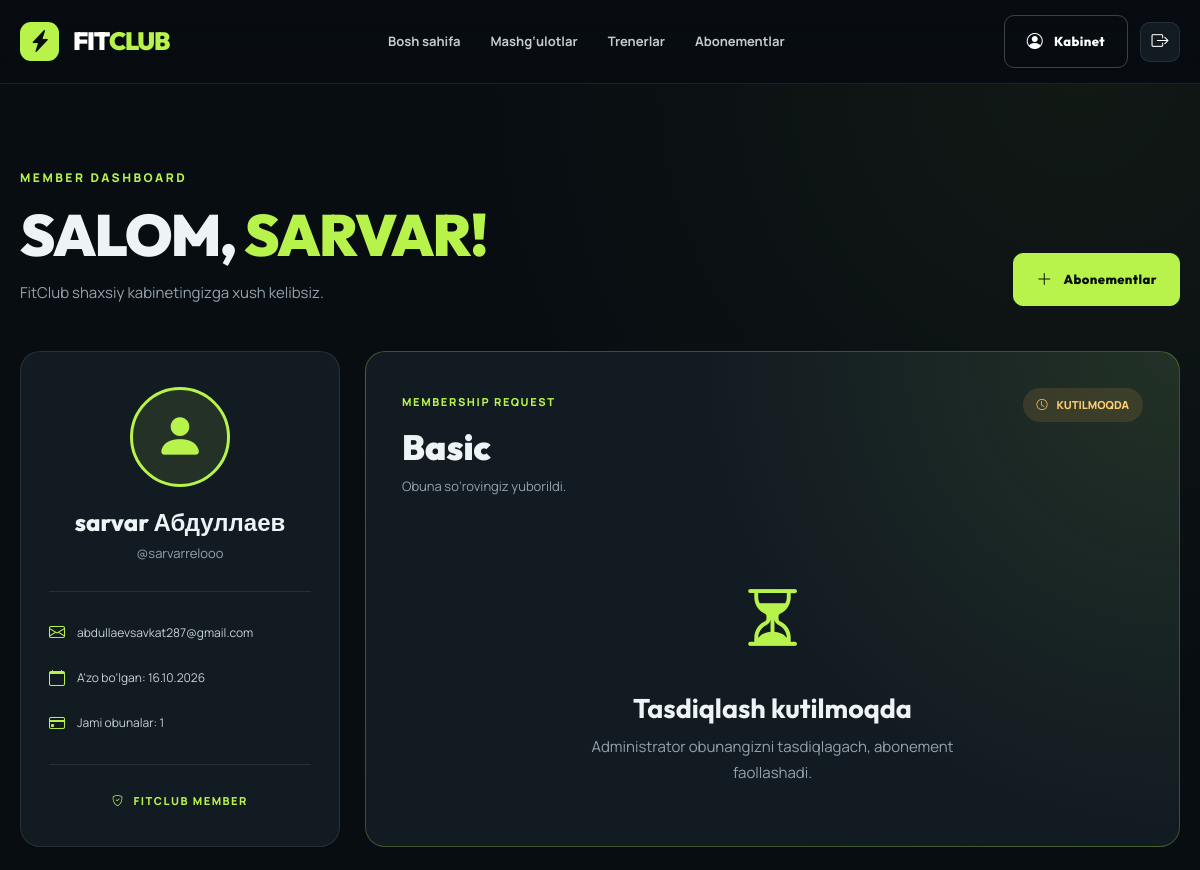
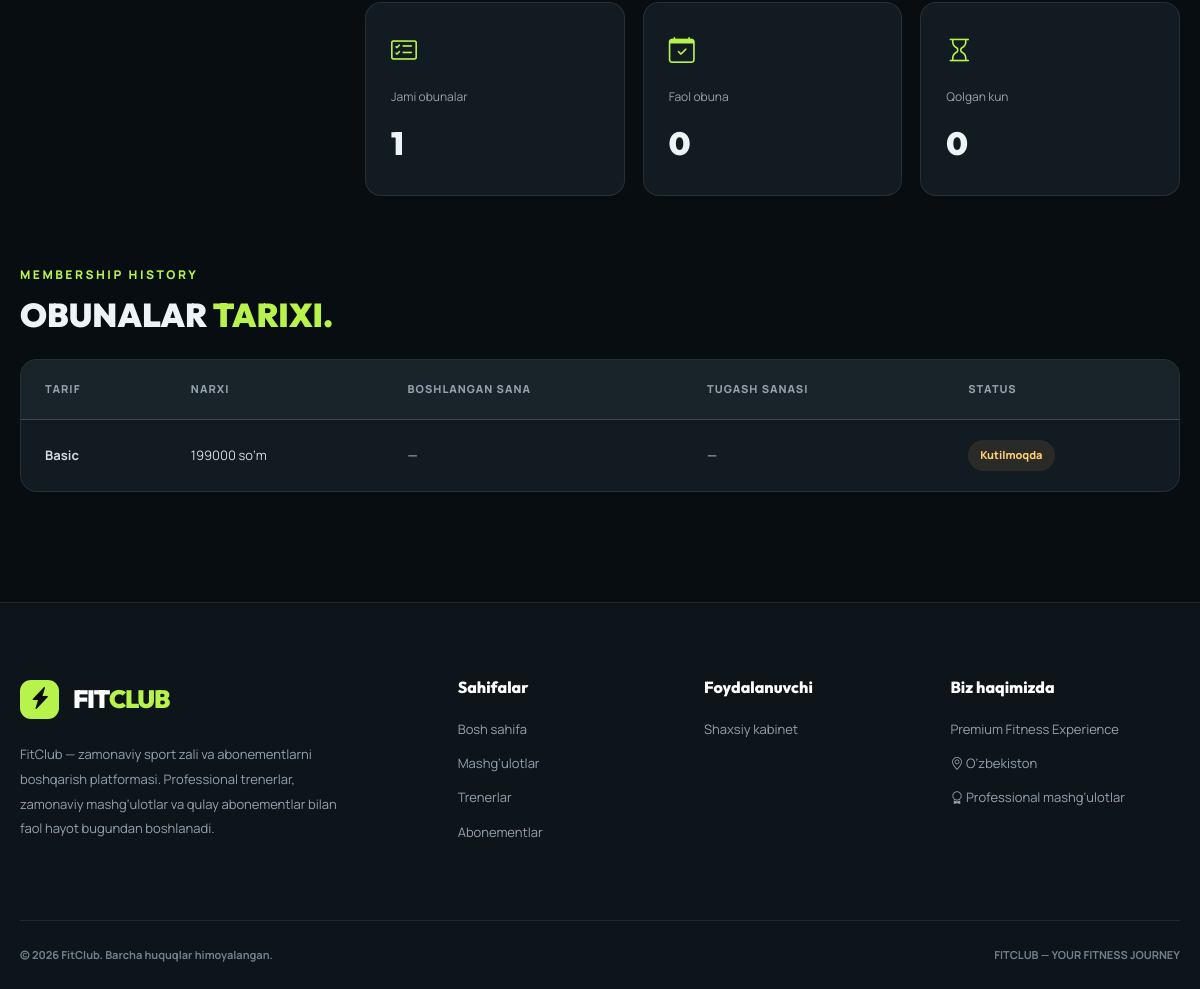
Page /account/dashboard/ (signed in) on the committed database (2 pictures, top to bottom).
### memberships/models.py (models this page shows, shortened)
class Subscription(models.Model):
    STATUS_CHOICES = [
        ("pending", "Kutilmoqda"),
        ("active", "Faol"),
        ("expired", "Tugagan"),
        ("cancelled", "Bekor qilingan"),
    ]
    user = models.ForeignKey(
        User,
        on_delete=models.CASCADE,
        related_name="subscriptions"
    )
    plan = models.ForeignKey(
        MembershipPlan,
        on_delete=models.PROTECT
    )
    status = models.CharField(
        max_length=20,
        choices=STATUS_CHOICES,
        default="pending"
    )
    start_date = models.DateField(
        null=True,
        blank=True
    )
    end_date = models.DateField(
        null=True,
        blank=True
    )
    created_at = models.DateTimeField(auto_now_add=True)
    class Meta:
        ordering = ["-created_at"]
        verbose_name = "Obuna"
        verbose_name_plural = "Obunalar"
    @property
    def display_status(self):
        if self.status == "active" and not self.is_valid:
            return "expired"
        return self.status

class MembershipPlan(models.Model):
    name = models.CharField(max_length=100)
    description = models.TextField()
    price = models.DecimalField(
        max_digits=12,
        decimal_places=0
    )
    duration_days = models.PositiveIntegerField(default=30)
    features = models.TextField(
        help_text="Har bir imkoniyatni yangi qatordan yozing"
    )
    is_popular = models.BooleanField(default=False)
    is_active = models.BooleanField(default=True)
    class Meta:
        ordering = ["price"]
        verbose_name = "Abonement tarifi"
        verbose_name_plural = "Abonement tariflari"

### accounts/views.py (the view)
# urls.py: path("", views.dashboard, name="dashboard"),
@login_required
def dashboard(request):
    profile, _ = Profile.objects.get_or_create(
        user=request.user
    )
    subscriptions = Subscription.objects.filter(
        user=request.user
    ).select_related("plan")
    today = timezone.localdate()
    active_subscription = subscriptions.filter(
        status="active",
        start_date__lte=today,
        end_date__gte=today
    ).order_by("-end_date").first()
    pending_subscription = subscriptions.filter(
        status="pending"
    ).first()
    context = {
        "profile": profile,
        "subscriptions": subscriptions,
        "active_subscription": active_subscription,
        "pending_subscription": pending_subscription,
        "subscription_count": subscriptions.count(),
    }
    return render(
        request,
        "accounts/dashboard.html",
        context
    )

### templates/accounts/dashboard.html (shortened to what this page needs)
{% extends 'base.html' %}
{% block content %}
<section class="dashboard-section">
    <div class="container">
        <div class="dashboard-heading">
            <div>
                <span class="section-tag">MEMBER DASHBOARD</span>
                <h1>
                    SALOM,
                    <span>{{ user.first_name|default:user.username|upper }}!</span>
                </h1>
                <p>FitClub shaxsiy kabinetingizga xush kelibsiz.</p>
            </div>
            <a href="{% url 'plans' %}" class="btn btn-primary">
                <i class="bi bi-plus-lg"></i>
                Abonementlar
            </a>
        </div>
        <div class="dashboard-grid">
            <aside class="profile-panel">
                <div class="profile-avatar">
                    {% if profile.avatar %}
                        <img src="{{ profile.avatar.url }}" alt="Profil rasmi">
                    {% else %}
                        <i class="bi bi-person-fill"></i>
                    {% endif %}
                </div>
                <h2>{{ user.get_full_name|default:user.username }}</h2>
                <p>@{{ user.username }}</p>
                <div class="profile-divider"></div>
                <div class="profile-detail">
                    <i class="bi bi-envelope"></i>
                    <span>{{ user.email|default:"Email mavjud emas" }}</span>
                </div>
                <div class="profile-detail">
                    <i class="bi bi-calendar"></i>
                    <span>
                        A'zo bo‘lgan:
                        {{ user.date_joined|date:"d.m.Y" }}
                    </span>
                </div>
                <div class="profile-detail">
                    <i class="bi bi-credit-card"></i>
                    <span>
                        Jami obunalar: {{ subscription_count }}
                    </span>
                </div>
                <div class="profile-divider"></div>
                <div class="profile-bottom">
                    <i class="bi bi-shield-check"></i>
                    FITCLUB MEMBER
                </div>
            </aside>
            <div class="dashboard-main">
                {% if active_subscription %}
                <div class="membership-panel">
                    <div class="membership-top">
                        <div>
                            <span class="membership-label">
                                <i class="bi bi-lightning-charge-fill"></i>
                                ACTIVE MEMBERSHIP
                            </span>
                            <h2>{{ active_subscription.plan.name }}</h2>
                            <p>Sizning abonementingiz faol.</p>
                        </div>
                        <div class="membership-status active">
                            <span class="pulse-dot"></span>
                            FAOL
                        </div>
                    </div>
                    <div class="membership-days">
                        <div>
                            <strong>{{ active_subscription.days_left }}</strong>
                            <span>KUN QOLDI</span>
                        </div>
                        <i class="bi bi-hourglass-split"></i>
                    </div>
                    <div class="progress-labels">
                        <span>Qolgan muddat</span>
                        <span>{{ active_subscription.progress }}%</span>
                    </div>
                    <div class="progress-track">
                        <div class="progress-fill"
                             style="width: {{ active_subscription.progress }}%">
                        </div>
                    </div>
                    <div class="membership-dates">
                        <div>
                            <span>Boshlangan sana</span>
                            <strong>
                                {{ active_subscription.start_date|date:"d.m.Y" }}
                            </strong>
                        </div>
                        <div>
                            <span>Tugash sanasi</span>
                            <strong>
                                {{ active_subscription.end_date|date:"d.m.Y" }}
                            </strong>
                        </div>
                    </div>
                </div>
                {% elif pending_subscription %}
                <div class="membership-panel pending-panel">
                    <div class="membership-top">
                        <div>
                            <span class="membership-label">
                                MEMBERSHIP REQUEST
                            </span>
                            <h2>{{ pending_subscription.plan.name }}</h2>
                            <p>Obuna so‘rovingiz yuborildi.</p>
                        </div>
                        <div class="membership-status pending">
                            <i class="bi bi-clock"></i>
                            KUTILMOQDA
                        </div>
                    </div>
                    <div class="pending-content">
                        <i class="bi bi-hourglass-split"></i>
                        <h3>Tasdiqlash kutilmoqda</h3>
                        <p>
                            Administrator obunangizni tasdiqlagach,
                            abonement faollashadi.
                        </p>
                    </div>
                </div>
                {% endif %}
                <div class="dashboard-stats">
                    <div class="dashboard-stat">
                        <i class="bi bi-card-checklist"></i>
                        <span>Jami obunalar</span>
                        <strong>{{ subscription_count }}</strong>
                    </div>
                    <div class="dashboard-stat">
                        <i class="bi bi-calendar-check"></i>
                        <span>Faol obuna</span>
                        <strong>
                            {% if active_subscription %}1{% else %}0{% endif %}
                        </strong>
                    </div>
                    <div class="dashboard-stat">
                        <i class="bi bi-hourglass"></i>
                        <span>Qolgan kun</span>
                        <strong>
                            {% if active_subscription %}
                                {{ active_subscription.days_left }}
                            {% else %}
                                0
                            {% endif %}
                        </strong>
                    </div>
                </div>
            </div>
        </div>
        <div class="history-section">
            <div class="history-header">
                <div>
                    <span class="section-tag">MEMBERSHIP HISTORY</span>
                    <h2>OBUNALAR <span>TARIXI.</span></h2>
                </div>
            </div>
            <div class="table-responsive">
                <table class="history-table">
                    <thead>
                        <tr>
                            <th>Tarif</th>
                            <th>Narxi</th>
                            <th>Boshlangan sana</th>
                            <th>Tugash sanasi</th>
                            <th>Status</th>
                        </tr>
                    </thead>
                    <tbody>
                        {% for subscription in subscriptions %}
                        <tr>
                            <td>
                                <strong>{{ subscription.plan.name }}</strong>
                            </td>
                            <td>
                                {{ subscription.plan.price|floatformat:0 }} so‘m
                            </td>
                            <td>
                                {{ subscription.start_date|date:"d.m.Y"|default:"—" }}
                            </td>
                            <td>
                                {{ subscription.end_date|date:"d.m.Y"|default:"—" }}
                            </td>
                            <td>
                                {% if subscription.display_status == 'active' %}
                                    <span class="table-status active">Faol</span>
                                {% elif subscription.display_status == 'pending' %}
                                    <span class="table-status pending">Kutilmoqda</span>
                                {% elif subscription.display_status == 'expired' %}
                                    <span class="table-status expired">Tugagan</span>
                                {% else %}
                                    <span class="table-status expired">Bekor qilingan</span>
                                {% endif %}
                            </td>
                        </tr>
                        {% empty %}
                        <tr>
                            <td colspan="5" class="no-history">
                                Sizda hozircha obunalar tarixi yo‘q.
                            </td>
                        </tr>
                        {% endfor %}
                    </tbody>
                </table>
            </div>
        </div>
    </div>
</section>
{% endblock %}

### rows in the picture
Subscription: plan.name "Basic", plan.price "199000", start_date "—", end_date "—", status "Kutilmoqda"

### other values in the picture
{{ user.first_name|default:user.username|upper }} "SARVAR"
{{ user.get_full_name|default:user.username }} "sarvar Абдуллаев"
{{ user.username }} "sarvarrelooo"
{{ user.email|default:"Email mavjud emas" }} "abdullaevsavkat287@gmail.com"
{{ user.date_joined|date:"d.m.Y" }} "16.10.2026"
{{ subscription_count }} "1"
